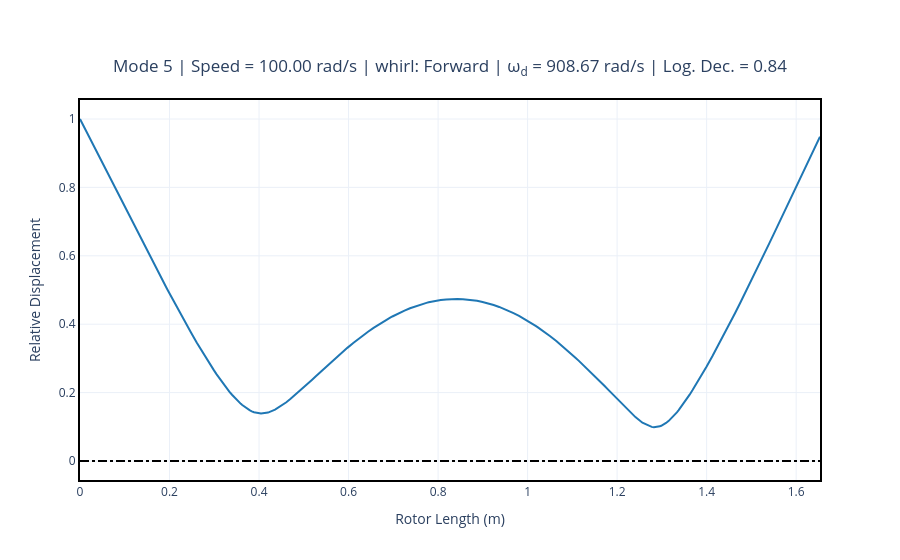

Source (notebook cell):
### Markdown cell above
#### Plotting 2D view

Use the command `.plot_mode_2d(mode)`.

### Code cell
modal.plot_mode_2d(mode)

### Figure 1 — Plotly figure (JSON) as saved in the notebook; plotly's stock layout.template omitted (floating-point values rounded to 4 significant figures; data arrays with more than 128 entries replaced by an {"elided": "..."} marker saying what was removed)
{"data": [{"customdata": {"elided": "275 float values"}, "hovertemplate": "Displacement: %{y:.2f}<br>Angle rad: %{customdata:.2f}", "line": {"color": "#1f77b4"}, "mode": "lines", "name": "major", "showlegend": false, "type": "scatter", "x": {"elided": "275 float values"}, "y": {"elided": "275 float values"}}, {"hoverinfo": "none", "line": {"color": "black", "dash": "dashdot"}, "mode": "lines", "name": "centerline", "showlegend": false, "type": "scatter", "x": [0.0, 0.0355, 0.0715, 0.1255, 0.1685, 0.185, 0.199, 0.2355, 0.2865, 0.3115, 0.3275, 0.3517, 0.3562, 0.3688, 0.3888, 0.4515, 0.4895, 0.5275, 0.5575, 0.6105, 0.63, 0.6435, 0.693, 0.7126, 0.725, 0.774, 0.7937, 0.806, 0.8555, 0.8753, 0.887, 0.9365, 0.9565, 0.9685, 1.018, 1.038, 1.051, 1.108, 1.134, 1.172, 1.21, 1.272, 1.292, 1.305, 1.309, 1.334, 1.35, 1.375, 1.425, 1.476, 1.512, 1.549, 1.562, 1.597, 1.621, 1.653], "y": [0.0, 0.0, 0.0, 0.0, 0.0, 0.0, 0.0, 0.0, 0.0, 0.0, 0.0, 0.0, 0.0, 0.0, 0.0, 0.0, 0.0, 0.0, 0.0, 0.0, 0.0, 0.0, 0.0, 0.0, 0.0, 0.0, 0.0, 0.0, 0.0, 0.0, 0.0, 0.0, 0.0, 0.0, 0.0, 0.0, 0.0, 0.0, 0.0, 0.0, 0.0, 0.0, 0.0, 0.0, 0.0, 0.0, 0.0, 0.0, 0.0, 0.0, 0.0, 0.0, 0.0, 0.0, 0.0, 0.0]}], "layout": {"title": {"text": "<br>Mode 5 | Speed = 100.00 rad/s | whirl: Forward | ω<sub>d</sub> = 908.67 rad/s | Log. Dec. = 0.84", "x": 0.5, "xanchor": "center"}, "xaxis": {"title": {"text": "Rotor Length (m)"}}, "yaxis": {"title": {"text": "Relative Displacement"}}}}
